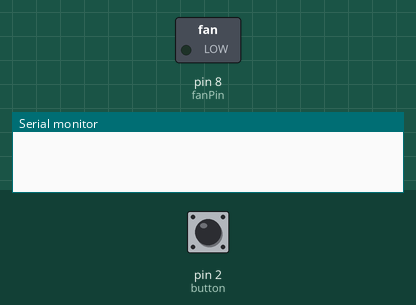
Simulated run of this sketch. Board: Arduino Uno, built with avr-gcc and run on an emulated ATmega328P. Parts: switched loads named in the sketch (green lamp = pin HIGH), the last lines printed to the serial monitor. Inputs (shaded band) come from the test bench; at power-on: pin 2 (button) HIGH.

Above: at 1.2 s.
1.3 s: pin 2 (button) pulled LOW for 0.15 s
At 2.5 s:
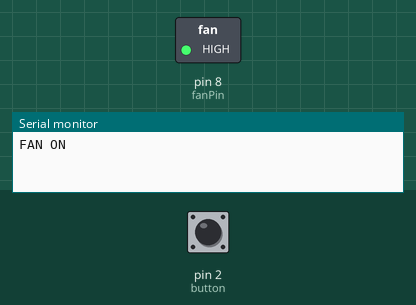
2.9 s: pin 2 (button) pulled LOW for 1 s
At 3.9 s:
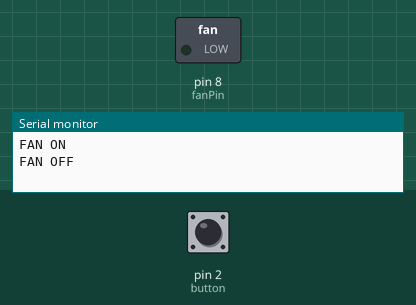
5.4 s: pin 2 (button) pulled LOW for 3.2 s
At 5.8 s:
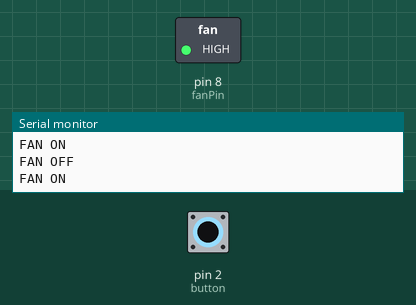
Timing chart, 0 to 8.4 s (numbered marks = the images above; inputs shaded):
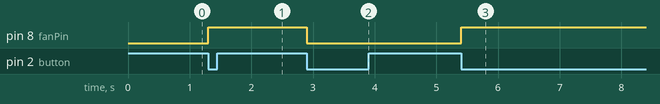

The sketch:

Button-ZenAir_Smart.ino
```cpp
#define button 2
#define fanPin 8

int fanState = LOW;         // 0 = ปิด, 1 = เปิด
int lastButtonState = HIGH;

void setup() {
  pinMode(button, INPUT_PULLUP);
  pinMode(fanPin, OUTPUT);
  digitalWrite(fanPin, fanState);
  Serial.begin(9600);
}

void loop() {
  int buttonState = digitalRead(button);

  // ตรวจจับการกดปุ่ม (จาก HIGH → LOW)
  if (buttonState == LOW && lastButtonState == HIGH) {
    fanState = !fanState;
    digitalWrite(fanPin, fanState);

    if (fanState == HIGH) {
      Serial.println("FAN ON");
    } else {
      Serial.println("FAN OFF");
    }

    delay(200);
  }

  lastButtonState = buttonState;
}
```

Measured:
- after the input at 1.3 s, pin 8 (fanPin): LOW → HIGH at once
- after the input at 2.9 s, pin 8 (fanPin): HIGH → LOW at once
- after the input at 5.4 s, pin 8 (fanPin): LOW → HIGH at once
